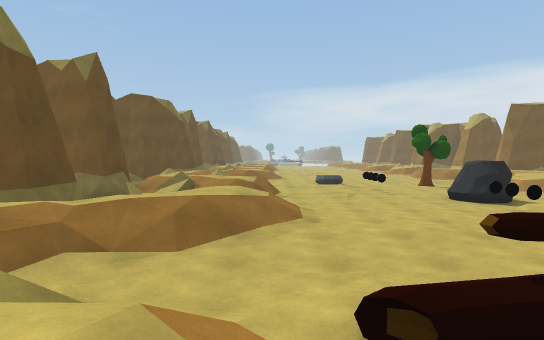
View 1 (above)

22 first-person views from a walk through a Unity game level. The camera is 1.4 m above the floor, tilts 2° down and sees 80° across. The floor is counted in squares, 2 m on a side. Each view is taken from the middle of a square. On the plan, view 1 faces up. The plan holds only what a view shows up to about 10 squares ahead; the rest is blank. The place goes on beyond the plan. Some animated figures are not drawn.

View 2
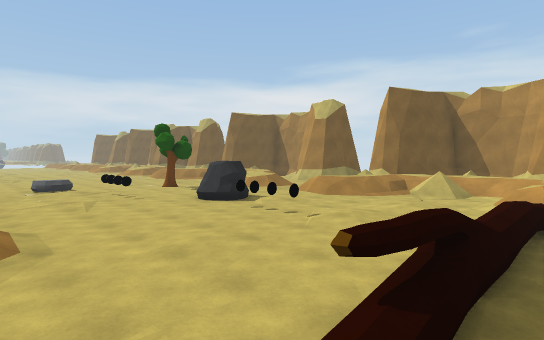

View 3
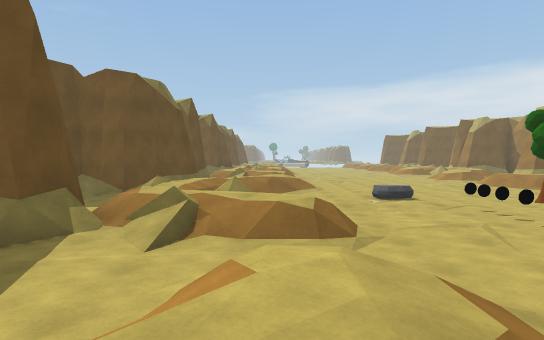

View 4
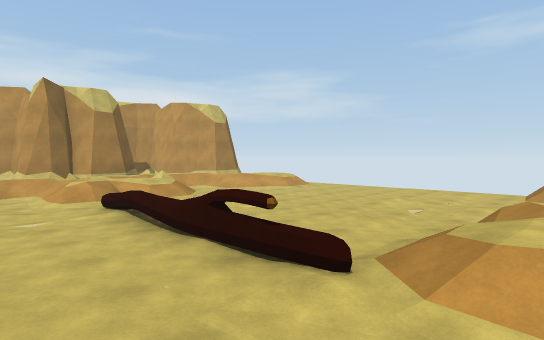

View 5
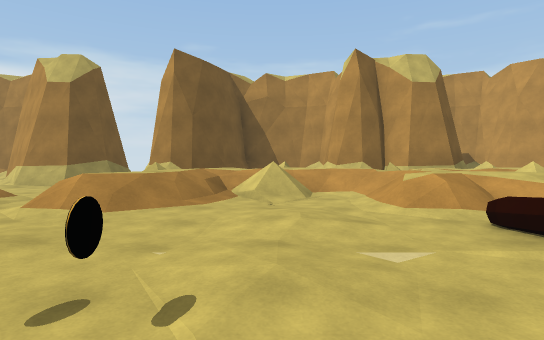

View 6
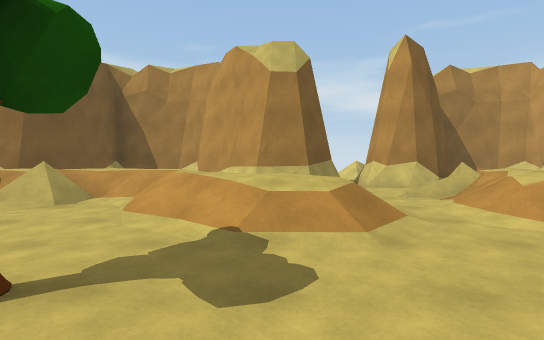

View 7
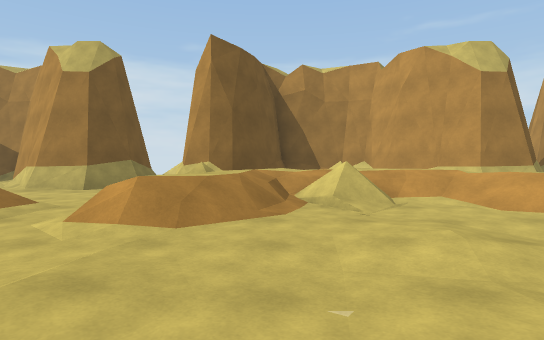

View 8
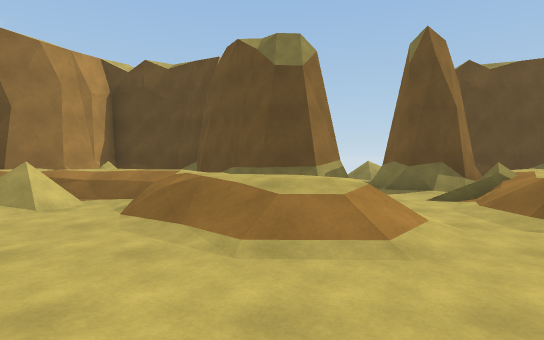

View 9
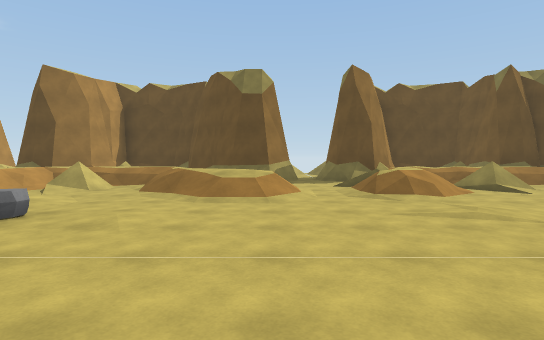

View 10
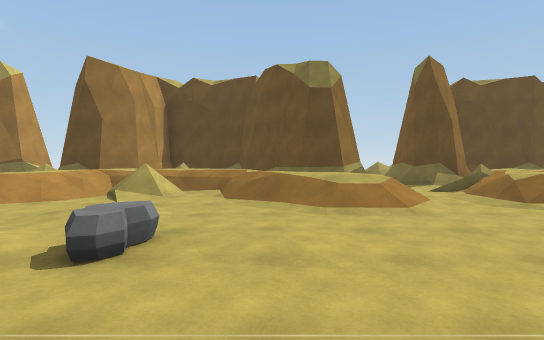

View 11
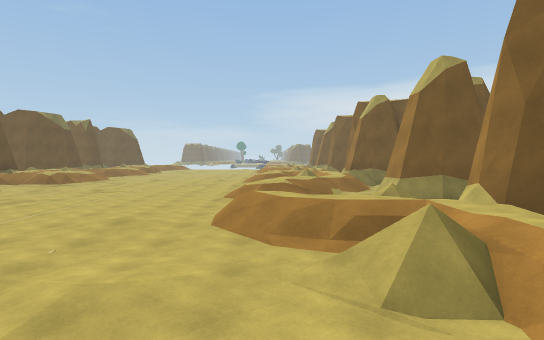

View 12
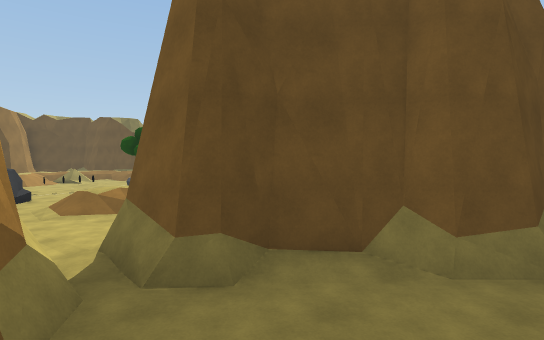

View 13
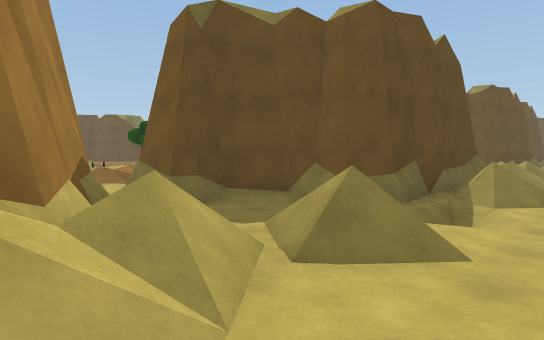

View 14
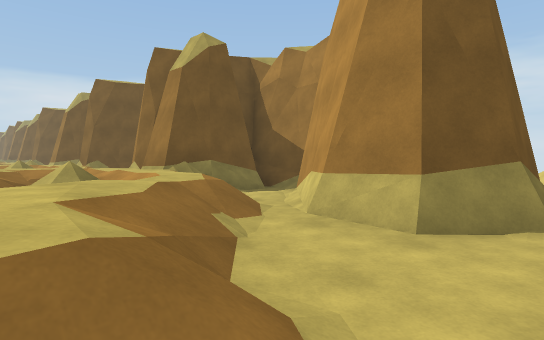

View 15
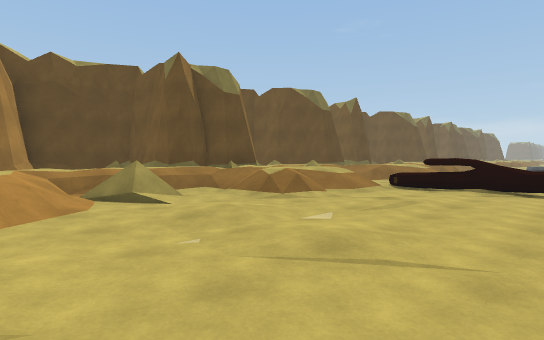

View 16
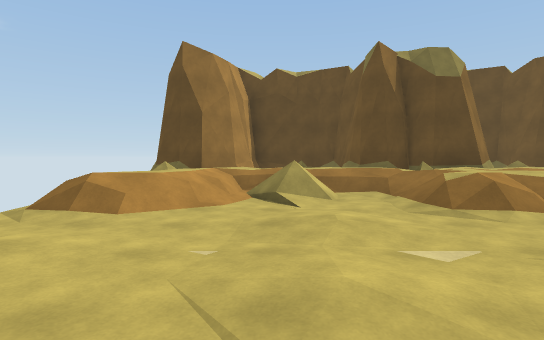

View 17
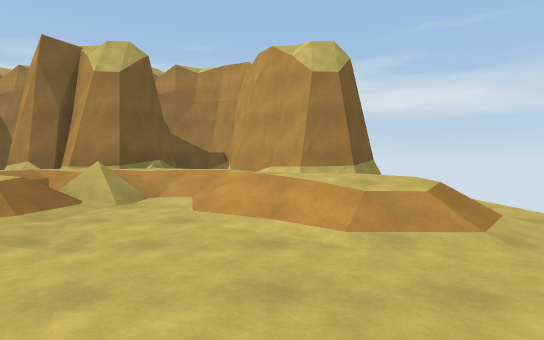

View 18
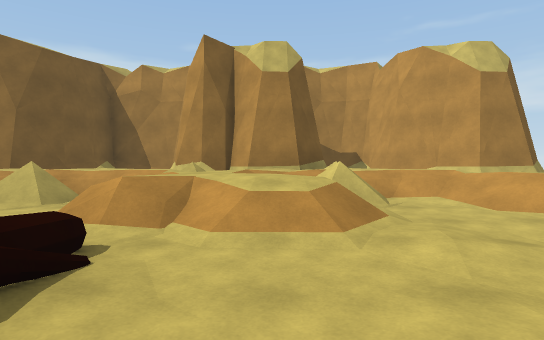

View 19
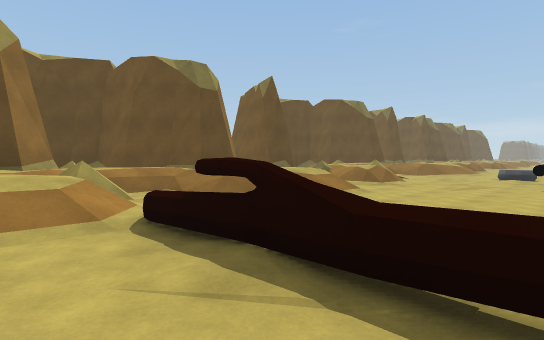

View 20
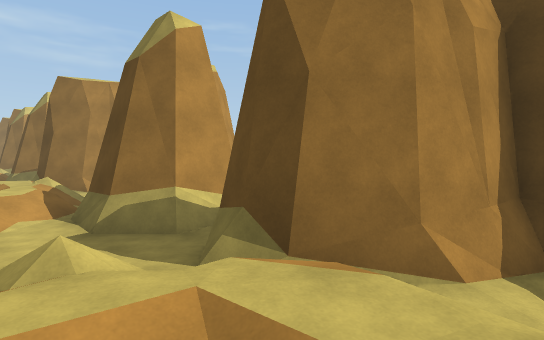

View 21
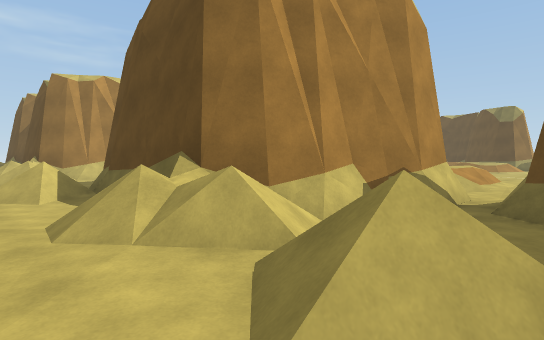

View 22
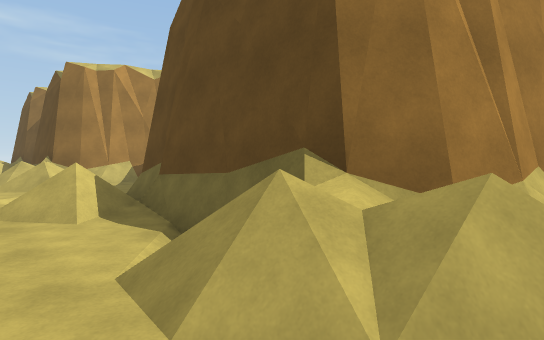

### Floor plan
Key: @ floor where view 1 was taken; # wall or solid block; x gap in a wall; . main floor; - floor 0.25 m lower than the main floor; : floor 0.75 m higher than the main floor; + floor 1 m higher than the main floor; / step, stairs or slope; = window, fence, low wall or low ledge; R rock; T tree; O other object.
Columns run from 7 left of view 1 to 18 right of it. Each row starts with its distance up from view 1.
 21 #../+//....... /+//#
 20 ###/+//......./+/.##
 19  ###/:+/......///.###..  .
 18  ###.///............x..//.
 17   ............////.###//..
 16    #..//......//+//####//.
 15   ##./+/.....-./////####/.
 14  ##//+//........///  ###..
 13 ##//+/...R...-..///  ###/.
 12 #/./+/.......T../+ .###//.
 11 #/./+//...O..../+//####//.
 10 ###/+//...O.../+/.####.-/.
  9   ##/:+/..O...///.###..//.
  8   ##.///....R/.........//.
  7   x.........R.////.####//.
  6    #..+/...O..//+//####//.
  5   ##./+/...O.-../// ####
  4   #//+/........-///  #
  3 ##  +/.......-...//= #
  2 ####+/..=====.///+=###
  1    #+/+/.....#//+//# #
  0    #+/+@....../+///###
 -1   ##/++/....../////###
 -2 ###/+///.........//..#
 -3 #. /+/........../+/.##
 -4 #.  +//......../+//##
 -5 ###/+//......./+/.###
 -6   ## :+/.... .///.###
 -7    #   /..    ....../

Where each view was taken, in squares from view 1:
view 1: 0 up, 0 right, facing up
view 2: 1 up, 0 right, facing up-right
view 3: 4 up, 1 left, facing up
view 4: 4 up, 1 left, facing down-right
view 5: 4 up, 3 right, facing right
view 6: 10 up, 4 right, facing right
view 7: 15 up, 4 right, facing right
view 8: 15 up, 3 right, facing left
view 9: 16 up, 6 right, facing left
view 10: 14 up, 5 right, facing left
view 11: 11 up, 8 right, facing up
view 12: 7 up, 16 right, facing up-left
view 13: 6 up, 18 right, facing up-left
view 14: 7 down, 8 right, facing up-right
view 15: 6 down, 4 right, facing up-left
view 16: 4 down, 4 right, facing left
view 17: 4 down, 4 right, facing right
view 18: 0 up, 4 right, facing right
view 19: 0 up, 4 right, facing up-left
view 20: 21 up, 2 left, facing down-left
view 21: 19 up, 18 right, facing down-left
view 22: 17 up, 18 right, facing down-left
